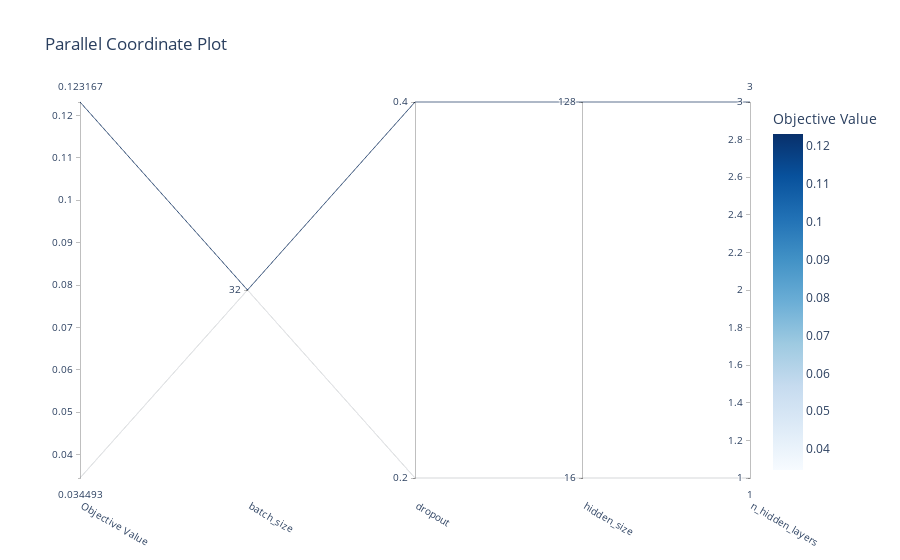

The notebook cell saved with this chart:
### Code cell
# plots the interactive visualization of the high-dimensional parameter relationship
optuna.visualization.plot_parallel_coordinate(study)

### Figure 1 — Plotly figure (JSON) as saved in the notebook; plotly's stock layout.template omitted (floating-point values rounded to 4 significant figures)
{"data": [{"dimensions": [{"label": "Objective Value", "range": [0.03449, 0.1232], "values": [0.03449, 0.1232]}, {"label": "batch_size", "range": [0, 0], "ticktext": ["32"], "tickvals": [0], "values": [0, 0]}, {"label": "dropout", "range": [0, 1], "ticktext": ["0.2", "0.4"], "tickvals": [0, 1], "values": [0, 1]}, {"label": "hidden_size", "range": [0, 1], "ticktext": ["16", "128"], "tickvals": [0, 1], "values": [0, 1]}, {"label": "n_hidden_layers", "range": [1, 3], "values": [1, 3]}], "labelangle": 30, "labelside": "bottom", "line": {"color": [0.03449, 0.1232], "colorbar": {"title": {"text": "Objective Value"}}, "colorscale": [[0, "rgb(247,251,255)"], [0.125, "rgb(222,235,247)"], [0.25, "rgb(198,219,239)"], [0.375, "rgb(158,202,225)"], [0.5, "rgb(107,174,214)"], [0.625, "rgb(66,146,198)"], [0.75, "rgb(33,113,181)"], [0.875, "rgb(8,81,156)"], [1, "rgb(8,48,107)"]], "reversescale": false, "showscale": true}, "type": "parcoords"}], "layout": {"title": {"text": "Parallel Coordinate Plot"}}}
